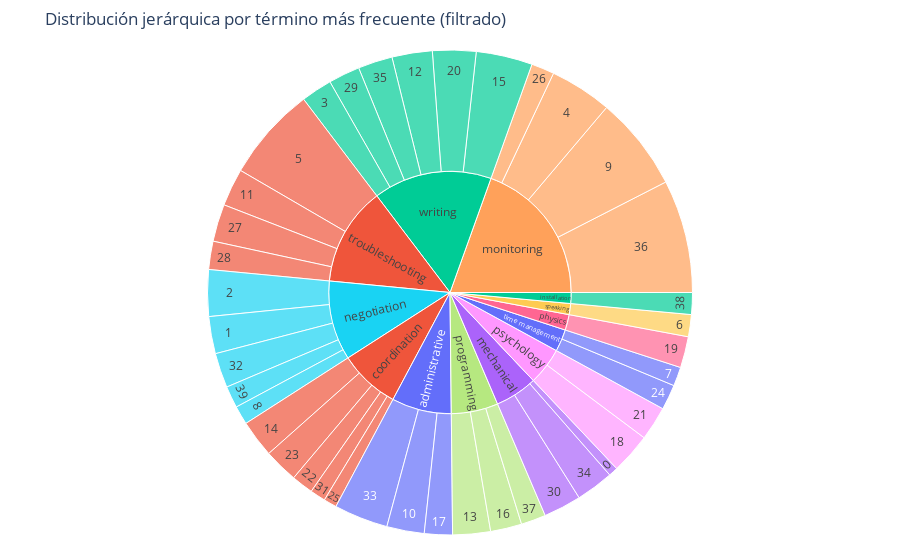

The notebook cell this image was saved under:
### Code cell
fig = px.sunburst(
    df_summary,
    path=["main_term_filtered", "cluster"],
    values="num_offers",
    color="main_term_filtered",
    title="Distribución jerárquica por término más frecuente (filtrado)"
)
fig.update_layout(margin=dict(t=50, l=25, r=25, b=25))
fig.show()

### Figure 1 — Plotly figure (JSON) as saved in the notebook; plotly's stock layout.template omitted (floating-point values rounded to 4 significant figures)
{"data": [{"branchvalues": "total", "customdata": [["administrative"], ["administrative"], ["administrative"], ["administrative"], ["coordination"], ["coordination"], ["coordination"], ["coordination"], ["coordination"], ["coordination"], ["installation"], ["installation"], ["mechanical"], ["mechanical"], ["mechanical"], ["mechanical"], ["monitoring"], ["monitoring"], ["monitoring"], ["monitoring"], ["monitoring"], ["negotiation"], ["negotiation"], ["negotiation"], ["negotiation"], ["negotiation"], ["negotiation"], ["physics"], ["physics"], ["programming"], ["programming"], ["programming"], ["programming"], ["psychology"], ["psychology"], ["psychology"], ["speaking"], ["speaking"], ["time management"], ["time management"], ["time management"], ["troubleshooting"], ["troubleshooting"], ["troubleshooting"], ["troubleshooting"], ["troubleshooting"], ["writing"], ["writing"], ["writing"], ["writing"], ["writing"], ["writing"], ["writing"]], "domain": {"x": [0, 1], "y": [0, 1]}, "hovertemplate": "labels=%{label}<br>num_offers=%{value}<br>parent=%{parent}<br>id=%{id}<br>main_term_filtered=%{customdata[0]}<extra></extra>", "ids": ["administrative", "administrative/33", "administrative/10", "administrative/17", "coordination", "coordination/31", "coordination/25", "coordination/23", "coordination/22", "coordination/14", "installation", "installation/38", "mechanical", "mechanical/34", "mechanical/30", "mechanical/0", "monitoring/26", "monitoring", "monitoring/4", "monitoring/9", "monitoring/36", "negotiation/1", "negotiation/2", "negotiation", "negotiation/39", "negotiation/32", "negotiation/8", "physics/19", "physics", "programming", "programming/37", "programming/16", "programming/13", "psychology", "psychology/18", "psychology/21", "speaking/6", "speaking", "time management/24", "time management/7", "time management", "troubleshooting/5", "troubleshooting/28", "troubleshooting/27", "troubleshooting/11", "troubleshooting", "writing/20", "writing/29", "writing/3", "writing/35", "writing/15", "writing/12", "writing"], "labels": ["administrative", "33", "10", "17", "coordination", "31", "25", "23", "22", "14", "installation", "38", "mechanical", "34", "30", "0", "26", "monitoring", "4", "9", "36", "1", "2", "negotiation", "39", "32", "8", "19", "physics", "programming", "37", "16", "13", "psychology", "18", "21", "6", "speaking", "24", "7", "time management", "5", "28", "27", "11", "troubleshooting", "20", "29", "3", "35", "15", "12", "writing"], "marker": {"colors": ["#636efa", "#636efa", "#636efa", "#636efa", "#EF553B", "#EF553B", "#EF553B", "#EF553B", "#EF553B", "#EF553B", "#00cc96", "#00cc96", "#ab63fa", "#ab63fa", "#ab63fa", "#ab63fa", "#FFA15A", "#FFA15A", "#FFA15A", "#FFA15A", "#FFA15A", "#19d3f3", "#19d3f3", "#19d3f3", "#19d3f3", "#19d3f3", "#19d3f3", "#FF6692", "#FF6692", "#B6E880", "#B6E880", "#B6E880", "#B6E880", "#FF97FF", "#FF97FF", "#FF97FF", "#FECB52", "#FECB52", "#636efa", "#636efa", "#636efa", "#EF553B", "#EF553B", "#EF553B", "#EF553B", "#EF553B", "#00cc96", "#00cc96", "#00cc96", "#00cc96", "#00cc96", "#00cc96", "#00cc96"]}, "name": "", "parents": ["", "administrative", "administrative", "administrative", "", "coordination", "coordination", "coordination", "coordination", "coordination", "", "installation", "", "mechanical", "mechanical", "mechanical", "monitoring", "", "monitoring", "monitoring", "monitoring", "negotiation", "negotiation", "", "negotiation", "negotiation", "negotiation", "physics", "", "", "programming", "programming", "programming", "", "psychology", "psychology", "speaking", "", "time management", "time management", "", "troubleshooting", "troubleshooting", "troubleshooting", "troubleshooting", "", "writing", "writing", "writing", "writing", "writing", "writing", ""], "type": "sunburst", "values": [133600.0, 60370.0, 41860.0, 31320.0, 136300.0, 17300.0, 14590.0, 38320.0, 24420.0, 41650.0, 24370.0, 24370.0, 94610.0, 42010.0, 42220.0, 10380.0, 25710.0, 327100.0, 69680.0, 105500.0, 126300.0, 41500.0, 52010.0, 177600.0, 24380.0, 38770.0, 20910.0, 34860.0, 34860.0, 104800.0, 27720.0, 34920.0, 42160.0, 83520.0, 45490.0, 38040.0, 24670.0, 24670.0, 28210.0, 21230.0, 49440.0, 105400.0, 31530.0, 41770.0, 42040.0, 220700.0, 48520.0, 35170.0, 34740.0, 38540.0, 63000.0, 45020.0, 265000.0]}], "layout": {"legend": {"tracegroupgap": 0}, "margin": {"b": 25, "l": 25, "r": 25, "t": 50}, "title": {"text": "Distribución jerárquica por término más frecuente (filtrado)"}}}
